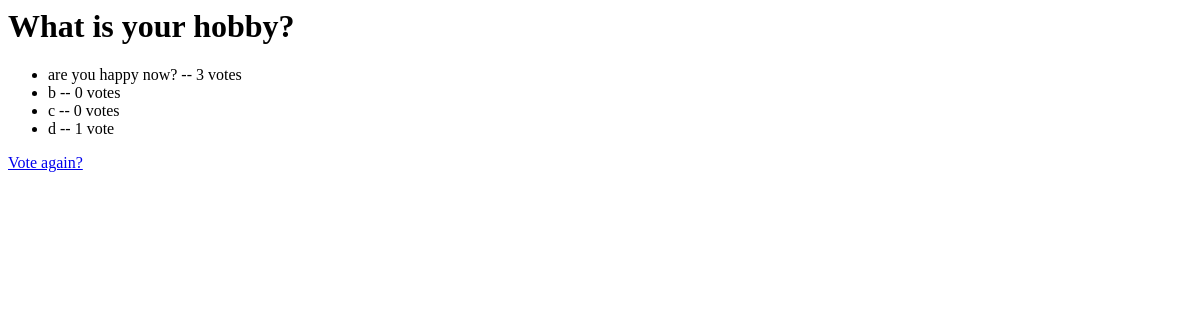
The app's page /polls/3/results/, older data.
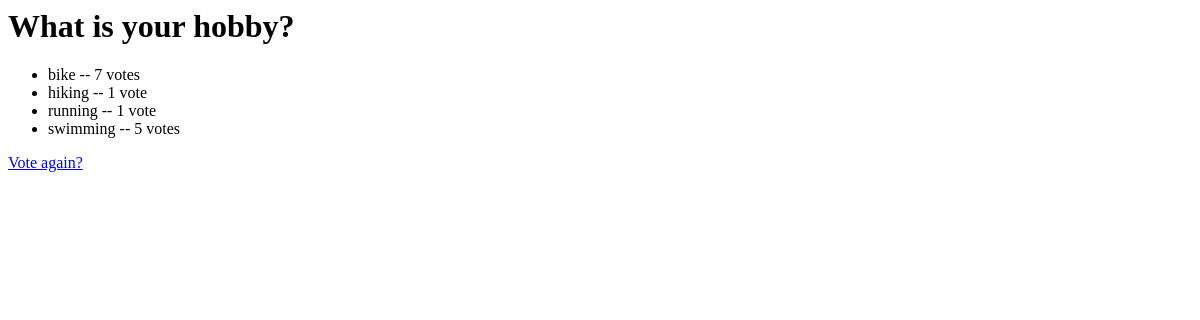
The same page, newer data.
### mysite/django-polls/polls/models.py (models this page shows, shortened)
class Question(models.Model):
    question_text = models.CharField(max_length=200)
    pub_date = models.DateTimeField('date published')

class Choice(models.Model):
    question = models.ForeignKey(Question, on_delete=models.CASCADE)
    choice_text = models.CharField(max_length=200)
    votes = models.IntegerField(default=0)

### mysite/django-polls/polls/views.py (the view)
# urls.py: path('<int:pk>/results/', views.ResultsView.as_view(), name='results'),
class ResultsView(generic.DetailView):
    model = Question
    template_name = 'polls/results.html'

### mysite/django-polls/polls/templates/polls/results.html
<h1>{{ question.question_text }}</h1>
<ul>
{% for choice in question.choice_set.all %}
    <li>{{ choice.choice_text }} -- {{ choice.votes }} vote{{ choice.votes|pluralize }}</li>
{% endfor %}
</ul>
<a href="{% url 'polls:detail' question.id %}">Vote again?</a>

Row changes from the older to the newer data that the page shows:
changed Choice: choice_text "are you happy now?" → "bike"; votes "3" → "7"
changed Choice: choice_text "b" → "hiking"; votes "0" → "1"
changed Choice: choice_text "c" → "running"; votes "0" → "1"
changed Choice: choice_text "d" → "swimming"; votes "1" → "5"
